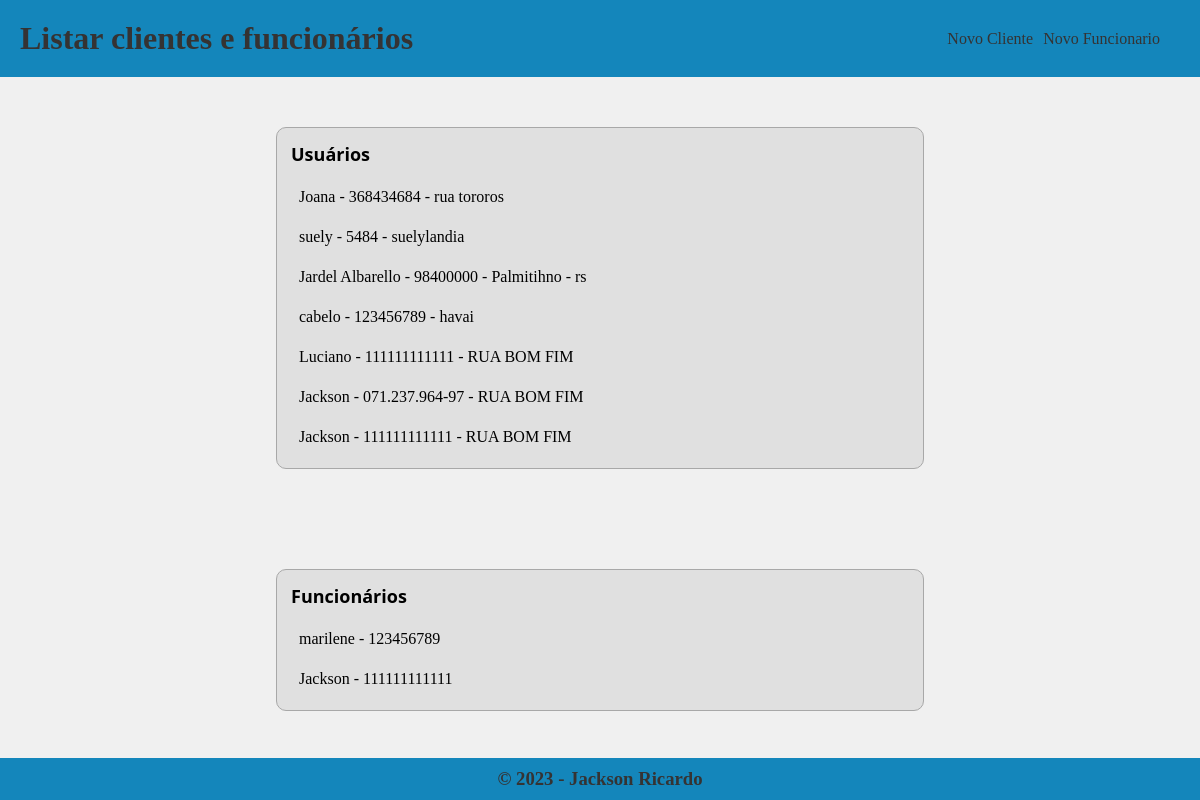
The app's page /, older data.
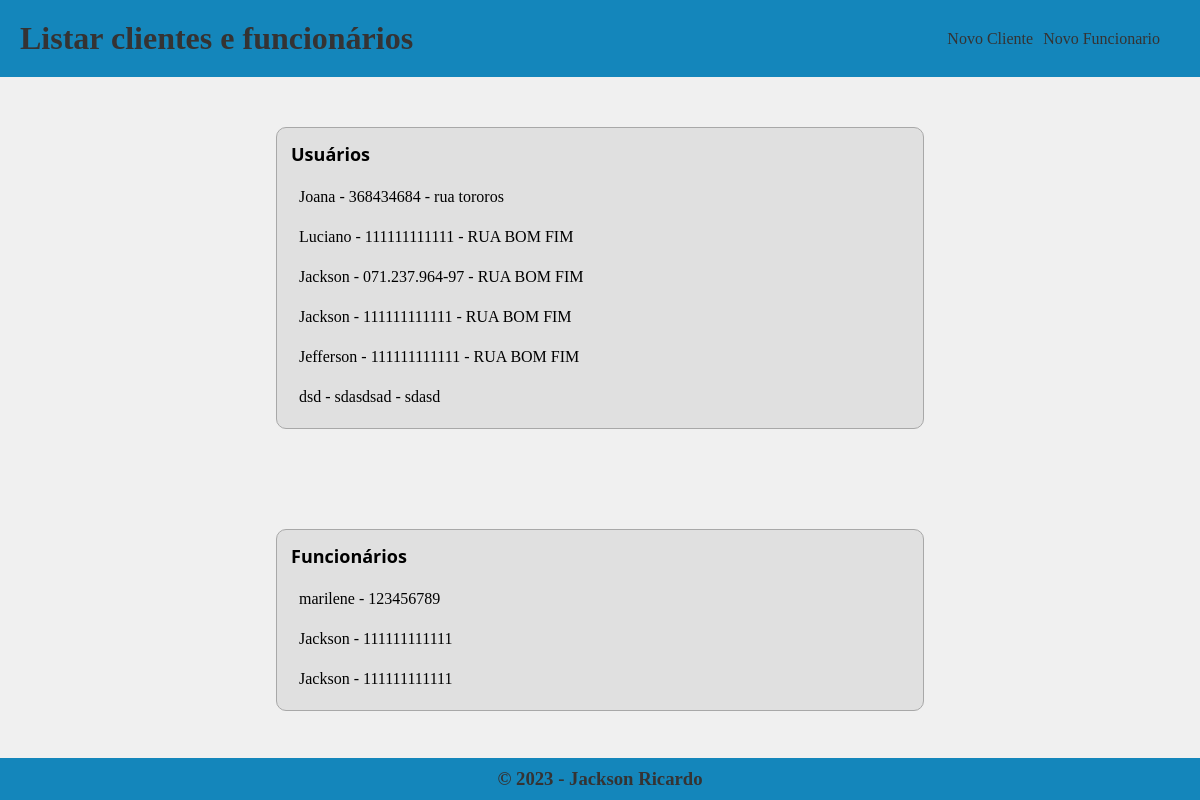
The same page, newer data.
### clientes/models.py (models this page shows, shortened)
class Cliente(models.Model):
    nome = models.CharField(max_length=255, verbose_name="Nome")
    endereco = models.CharField(max_length=350, verbose_name="Endereço")
    telefone = models.CharField(max_length=255, verbose_name="Telefone")
    cpf = models.CharField(max_length=255, verbose_name="CPF")
    funcionario = models.ForeignKey(Funcionario, on_delete=models.SET_NULL, null=True, blank=True, verbose_name="Funcionário que atende")

class Funcionario(models.Model):
    nome = models.CharField(max_length=255, verbose_name="Nome")
    apelido = models.CharField(max_length=255, verbose_name="Apelido")
    snap = models.CharField(max_length=255, verbose_name="Snap")
    cpf = models.CharField(max_length=255, verbose_name="CPF")

### clientes/views.py (the view)
# urls.py: path('', cliente_views.home, name='home'),
def home(request):
    clientes = Cliente.objects.all()
    funcionarios = Funcionario.objects.all()
    contexto = {
        'clientes': clientes,
        'funcionarios': funcionarios,
    }
    resposta = render(request, template_name="clientes/home.html", context=contexto)
    return HttpResponse(resposta)

### clientes/templates/clientes/home.html (shortened to what this page needs)
<!DOCTYPE html>
<html>
<head>
</head>
<body>
  <header>
    <span>
      <h1>Listar clientes e funcionários</h1>
    </span>
    <nav>
      <a href="{% url 'add_cliente' %}">Novo Cliente</a>
      <a href="{% url 'add_funcionario' %}">Novo Funcionario</a>
    </nav>
  </header>
  <div>
    <table>
      <tr>
        <td id="title">
          Usuários
        </td>
      </tr>
      {% for cliente in clientes  %}
      <tr>
        <td class="cliente">
          <a href="{% url 'detalhes_cliente' cliente.pk%}">
            {{cliente.nome}} - {{cliente.cpf}} - {{cliente.endereco}}
          </a>
        </td>
      </tr>
      {% endfor %}
    </table>
  </div>
  <div>
    <table>
      <tr>
        <td id="title">
          Funcionários
        </td>
      </tr>
      {% for funcionario in funcionarios  %}
      <tr>
        <td class="cliente">
          <a href="{% url 'detalhes_funcionario' funcionario.pk%}">
            {{funcionario.nome}} - {{funcionario.cpf}}
          </a>
        </td>
      </tr>
      {% endfor %}
    </table>
  </div>
  <footer>
    <h3>© 2023 - Jackson Ricardo</h3>
  </footer>
</body>
</html>

### clientes/templates/clientes/home.html (style rules this page uses)
* { margin: 0; padding: 0; }
body { background-color: #f0f0f0; }
header { width: 100%; background-color: #1486bb; margin: 0; display: flex; justify-content: space-between; }
header h1 { color: #353333; padding: 20px; animation: headerMove 1.2s; animation-fill-mode: backwards; }
header nav { align-items: center; display: flex; padding-right: 30px; }
header nav a { color: #353333; text-decoration: none; margin-right: 10px; }
div { width: 90%; margin: 30px auto 60px auto; padding: 20px; }
div table { background-color: #e0e0e0; width: 60%; margin: auto; padding: 10px; border: 1px solid #a8a8a8; border-radius: 10px; }
div table td { padding: 2px; }
div table td#title { font-family: 'Segoe UI', Tahoma, Geneva, Verdana, sans-serif; font-size: 18px; font-weight: 600; padding-bottom: 10px; }
div table td.cliente { padding: 10px; }
div table td.cliente a { text-decoration: none; color: #000; }
footer { background-color: #1486bb; text-align: center; width: 100%; position: fixed; bottom: 0; }
footer h3 { padding: 10px 0; color: #353333; }

Row changes from the older to the newer data that the page shows:
removed Cliente: nome "suely", cpf "5484", endereco "suelylandia"
removed Cliente: nome "Jardel Albarello", cpf "98400000", endereco "Palmitihno - rs"
removed Cliente: nome "cabelo", cpf "123456789", endereco "havai"
added Cliente: nome "Jefferson", cpf "111111111111", endereco "RUA BOM FIM"
added Cliente: nome "dsd", cpf "sdasdsad", endereco "sdasd"
added Funcionario: nome "Jackson", cpf "111111111111"
